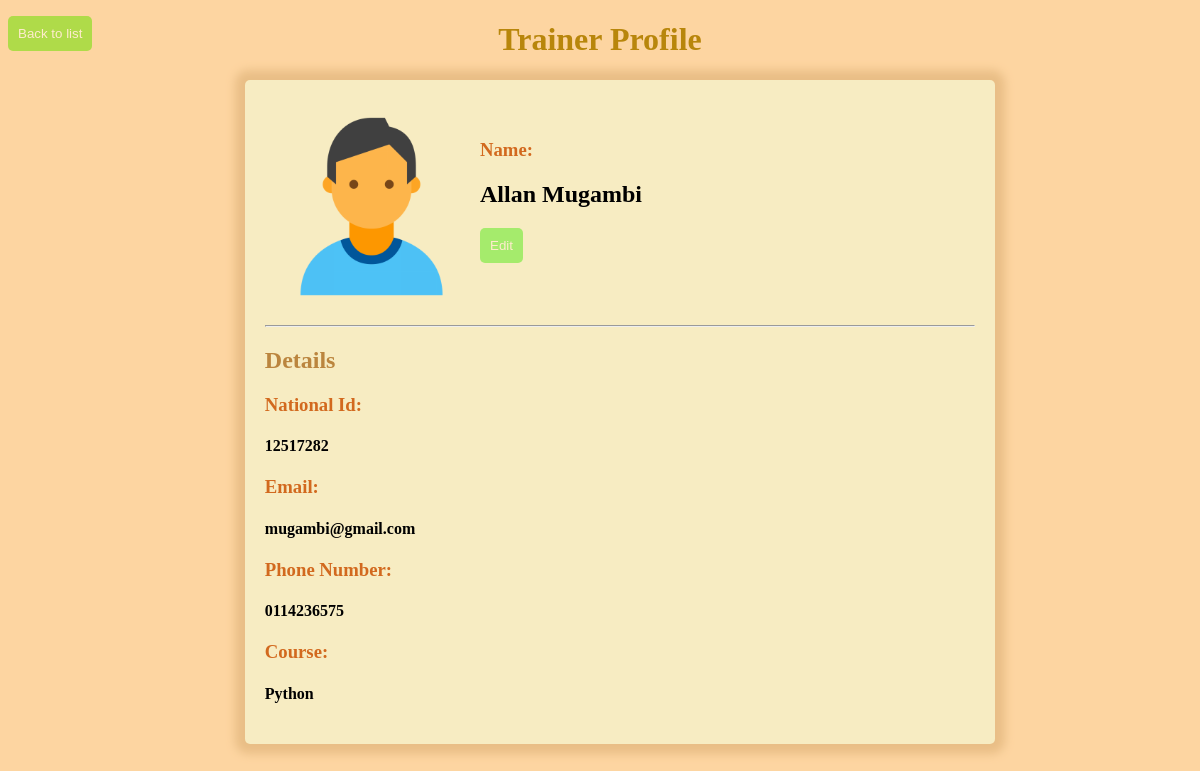
Page /trainer/profile/1/ on the earlier database version.
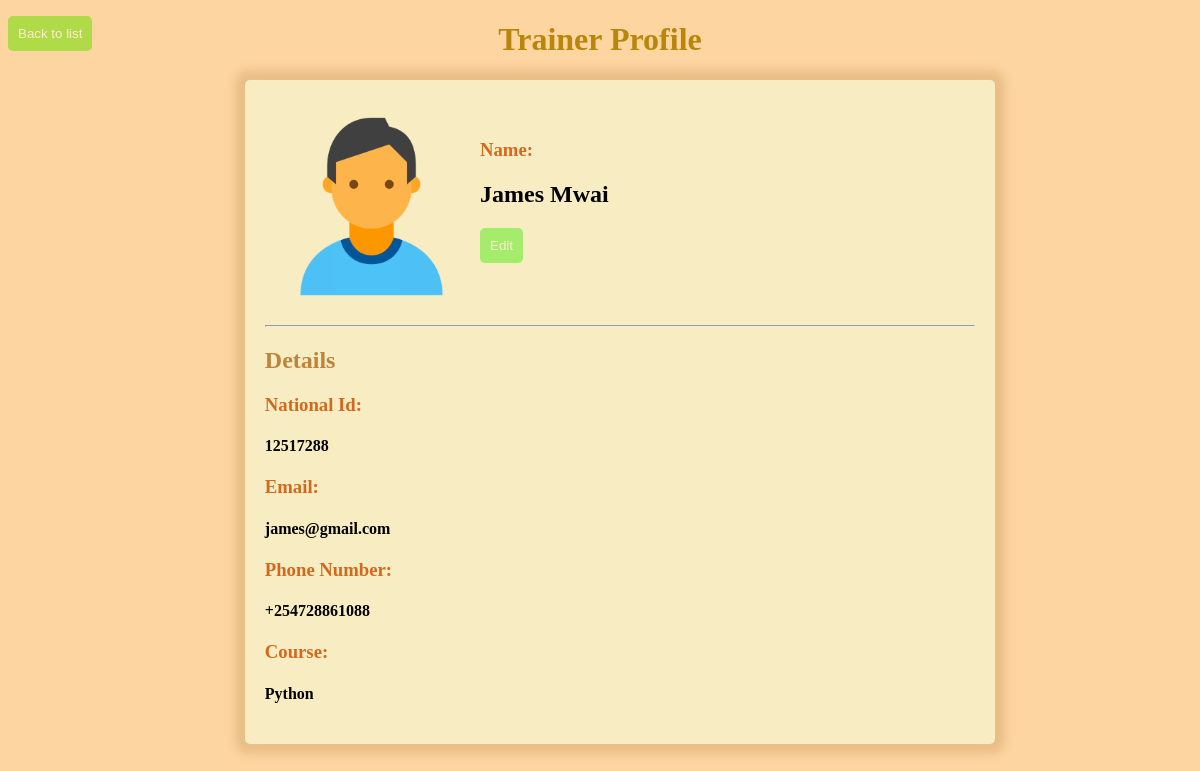
Same page on the later database version.
### trainer/models.py (models this page shows)
class Trainer (models.Model):
    first_name = models.CharField(max_length=12)
    last_name = models.CharField(max_length=20)
    image = models.ImageField(default=None,upload_to= "images/", null=True)
    email = models.EmailField(default=None)
    phone_number = models.CharField(max_length=14, default=None , null=True)
    national_id = models.CharField(max_length=20, default=None, null=True)
    gender_choice =((u'F',u'Female'),(u'M',u'Male'),(u'O',u'Others'))
    gender = models.CharField(max_length=10,choices=gender_choice)
    city = models.CharField(max_length=10, null=True)
    company = models.CharField(max_length=30, null=True)
    course = models.CharField(max_length=20, null=True)
    contract = models.FileField(upload_to="files/", null=True)
    resume = models.FileField(upload_to="files/", null=True)
    salary = models.BigIntegerField(null=True)

### trainer/views.py (the view)
# urls.py: path("profile/<int:id>/", trainer_profile, name="trainer_profile"),
def trainer_profile(request,id):
    trainer = Trainer.objects.get(id=id)
    return render(request, "trainer_profile.html",{"trainer":trainer})

### trainer/templates/trainer_profile.html (shortened to what this page needs)
<!DOCTYPE html>
<html lang="en">
<head>
</head>
<body>
    <h1 style="color: darkgoldenrod; text-align: center;">Trainer Profile</h1>
    <button id="back"><a href="{%url 'trainer_list'%}">Back to list</a></button>
    <div class="form">
    {% if trainer.image%}
                <img id="pic" src= "{{trainer.image.url}}">
                {% endif %}
                <div class="details">
                    <h3>Name:</h3> <h2>{{trainer.first_name}} {{trainer.last_name}}</h2>
                    <button id="edit"><a href="{%url 'edit_trainer' id=trainer.id %}">Edit</a></button>
                </div>
                <hr>
                <h2 style="color: rgb(187, 133, 62);">Details</h2>
                <h3>National Id: </h3>
                    <h4>{{trainer.national_id}}</h4>
                <h3>Email: </h3>
                    <h4>{{trainer.email}}</h4>
                <h3>Phone Number: </h3>
                    <h4>{{trainer.phone_number}}</h4>
                <h3>Course: </h3>
                    <h4>{{trainer.course}}</h4>
            </div>
</body>
</html>

Differences in the rows shown:
changed Trainer "Python": first_name "Allan" → "James"; last_name "Mugambi" → "Mwai"; national_id "12517282" → "12517288"; email "mugambi@gmail.com" → "james@gmail.com"; phone_number "0114236575" → "+254728861088"
